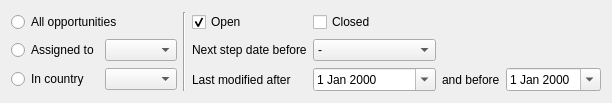
<?xml version="1.0" encoding="UTF-8"?>
<ui version="4.0">
 <class>OpportunityFilterWidget</class>
 <widget class="QWidget" name="OpportunityFilterWidget">
  <property name="geometry">
   <rect>
    <x>0</x>
    <y>0</y>
    <width>607</width>
    <height>103</height>
   </rect>
  </property>
  <property name="windowTitle">
   <string>Form</string>
  </property>
  <layout class="QGridLayout" name="gridLayout">
   <item row="1" column="3">
    <widget class="QLabel" name="label">
     <property name="text">
      <string>Next step date before</string>
     </property>
    </widget>
   </item>
   <item row="0" column="3">
    <widget class="QCheckBox" name="cbOpen">
     <property name="text">
      <string>Open</string>
     </property>
     <property name="checked">
      <bool>true</bool>
     </property>
    </widget>
   </item>
   <item row="1" column="4">
    <widget class="QComboBox" name="cbMaxNextStepDate">
     <item>
      <property name="text">
       <string>-</string>
      </property>
     </item>
     <item>
      <property name="text">
       <string>Today</string>
      </property>
     </item>
     <item>
      <property name="text">
       <string>End of this week</string>
      </property>
     </item>
     <item>
      <property name="text">
       <string>End of this month</string>
      </property>
     </item>
     <item>
      <property name="text">
       <string>End of this year</string>
      </property>
     </item>
    </widget>
   </item>
   <item row="1" column="1">
    <widget class="QComboBox" name="cbAssignee"/>
   </item>
   <item row="2" column="1">
    <widget class="QComboBox" name="cbCountry"/>
   </item>
   <item row="2" column="0">
    <widget class="QRadioButton" name="rbCountry">
     <property name="text">
      <string>In country</string>
     </property>
    </widget>
   </item>
   <item row="0" column="4">
    <widget class="QCheckBox" name="cbClosed">
     <property name="text">
      <string>Closed</string>
     </property>
    </widget>
   </item>
   <item row="0" column="2" rowspan="3">
    <widget class="Line" name="line">
     <property name="orientation">
      <enum>Qt::Vertical</enum>
     </property>
    </widget>
   </item>
   <item row="2" column="6">
    <widget class="QDateEditEx" name="modifiedBefore">
     <property name="calendarPopup">
      <bool>true</bool>
     </property>
    </widget>
   </item>
   <item row="0" column="0" colspan="2">
    <widget class="QRadioButton" name="rbAll">
     <property name="text">
      <string>All opportunities</string>
     </property>
    </widget>
   </item>
   <item row="1" column="0">
    <widget class="QRadioButton" name="rbAssignedTo">
     <property name="text">
      <string>Assigned to</string>
     </property>
    </widget>
   </item>
   <item row="2" column="4">
    <widget class="QDateEditEx" name="modifiedAfter">
     <property name="calendarPopup">
      <bool>true</bool>
     </property>
    </widget>
   </item>
   <item row="2" column="3">
    <widget class="QLabel" name="label_2">
     <property name="text">
      <string>Last modified after</string>
     </property>
    </widget>
   </item>
   <item row="2" column="5">
    <widget class="QLabel" name="label_3">
     <property name="text">
      <string>and before</string>
     </property>
    </widget>
   </item>
   <item row="2" column="7">
    <spacer name="horizontalSpacer_2">
     <property name="orientation">
      <enum>Qt::Horizontal</enum>
     </property>
     <property name="sizeHint" stdset="0">
      <size>
       <width>40</width>
       <height>20</height>
      </size>
     </property>
    </spacer>
   </item>
  </layout>
 </widget>
 <customwidgets>
  <customwidget>
   <class>QDateEditEx</class>
   <extends>QDateEdit</extends>
   <header>qdateeditex.h</header>
  </customwidget>
 </customwidgets>
 <resources/>
 <connections/>
</ui>
